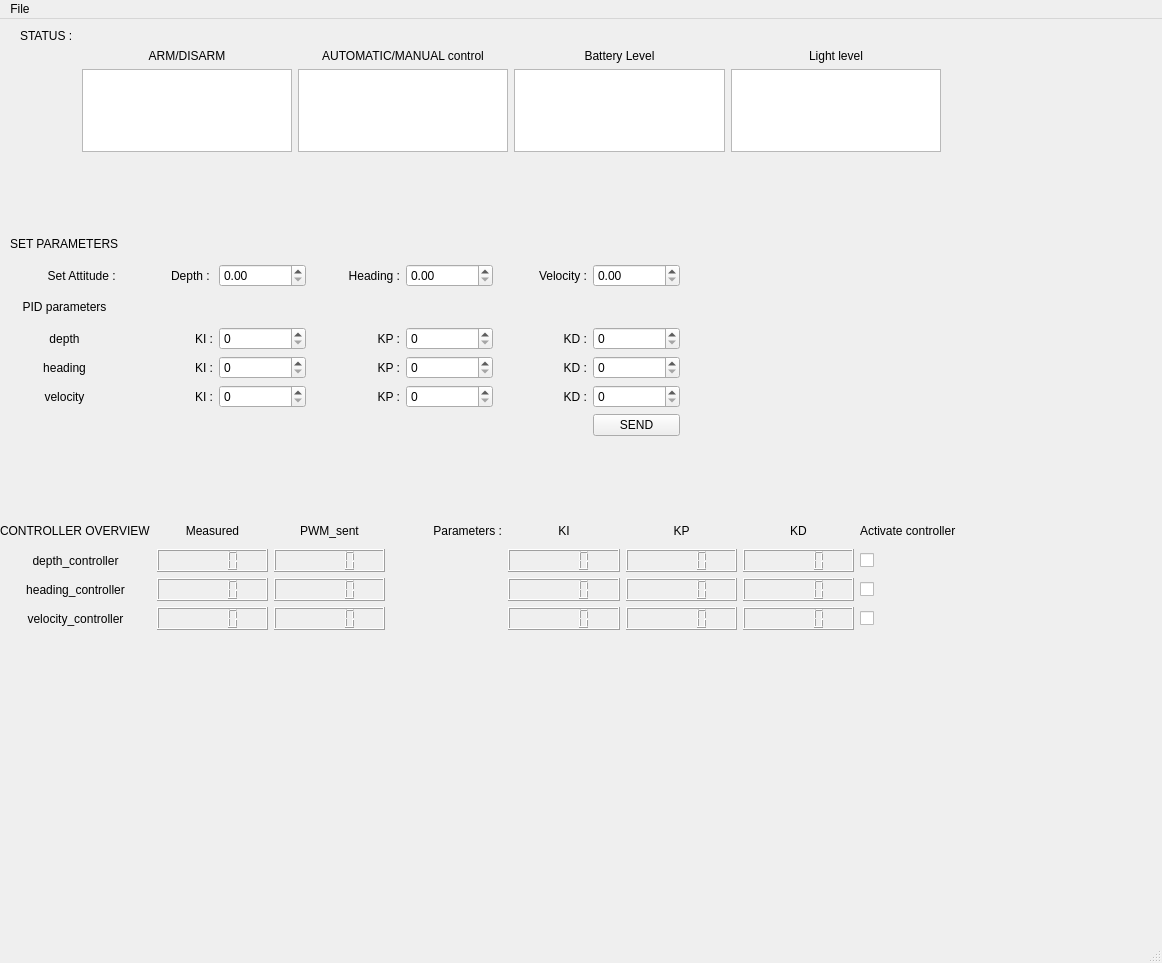
<?xml version="1.0" encoding="UTF-8"?>
<ui version="4.0">
 <class>mainWindow</class>
 <widget class="QMainWindow" name="mainWindow">
  <property name="geometry">
   <rect>
    <x>0</x>
    <y>0</y>
    <width>1162</width>
    <height>963</height>
   </rect>
  </property>
  <property name="windowTitle">
   <string>BlueRov2</string>
  </property>
  <widget class="QWidget" name="centralwidget">
   <widget class="QWidget" name="gridLayoutWidget">
    <property name="geometry">
     <rect>
      <x>10</x>
      <y>210</y>
      <width>670</width>
      <height>207</height>
     </rect>
    </property>
    <layout class="QGridLayout" name="gridLayout_set_parameters">
     <item row="1" column="7">
      <widget class="QDoubleSpinBox" name="doubleSpinBox_velocity"/>
     </item>
     <item row="2" column="0">
      <widget class="QLabel" name="label_7">
       <property name="text">
        <string>PID parameters</string>
       </property>
       <property name="alignment">
        <set>Qt::AlignCenter</set>
       </property>
      </widget>
     </item>
     <item row="5" column="3">
      <widget class="QLabel" name="label_22">
       <property name="text">
        <string>KP :</string>
       </property>
       <property name="alignment">
        <set>Qt::AlignRight|Qt::AlignTrailing|Qt::AlignVCenter</set>
       </property>
      </widget>
     </item>
     <item row="1" column="0">
      <widget class="QLabel" name="label_8">
       <property name="text">
        <string>Set Attitude : </string>
       </property>
       <property name="alignment">
        <set>Qt::AlignRight|Qt::AlignTrailing|Qt::AlignVCenter</set>
       </property>
      </widget>
     </item>
     <item row="5" column="6">
      <widget class="QLabel" name="label_23">
       <property name="text">
        <string>KD :</string>
       </property>
       <property name="alignment">
        <set>Qt::AlignRight|Qt::AlignTrailing|Qt::AlignVCenter</set>
       </property>
      </widget>
     </item>
     <item row="4" column="6">
      <widget class="QLabel" name="label_20">
       <property name="text">
        <string>KD :</string>
       </property>
       <property name="alignment">
        <set>Qt::AlignRight|Qt::AlignTrailing|Qt::AlignVCenter</set>
       </property>
      </widget>
     </item>
     <item row="3" column="0">
      <widget class="QLabel" name="label_9">
       <property name="text">
        <string>depth</string>
       </property>
       <property name="alignment">
        <set>Qt::AlignCenter</set>
       </property>
      </widget>
     </item>
     <item row="0" column="0">
      <widget class="QLabel" name="label_6">
       <property name="text">
        <string>SET PARAMETERS</string>
       </property>
      </widget>
     </item>
     <item row="1" column="1">
      <widget class="QLabel" name="label_10">
       <property name="text">
        <string>Depth : </string>
       </property>
       <property name="alignment">
        <set>Qt::AlignRight|Qt::AlignTrailing|Qt::AlignVCenter</set>
       </property>
      </widget>
     </item>
     <item row="1" column="4">
      <widget class="QDoubleSpinBox" name="doubleSpinBox_heading"/>
     </item>
     <item row="3" column="4">
      <widget class="QSpinBox" name="spinBox_KP_depth"/>
     </item>
     <item row="3" column="3">
      <widget class="QLabel" name="label_16">
       <property name="text">
        <string>KP :</string>
       </property>
       <property name="alignment">
        <set>Qt::AlignRight|Qt::AlignTrailing|Qt::AlignVCenter</set>
       </property>
      </widget>
     </item>
     <item row="4" column="4">
      <widget class="QSpinBox" name="spinBox_KP_heading"/>
     </item>
     <item row="3" column="1">
      <widget class="QLabel" name="label_15">
       <property name="text">
        <string>KI :</string>
       </property>
       <property name="alignment">
        <set>Qt::AlignRight|Qt::AlignTrailing|Qt::AlignVCenter</set>
       </property>
      </widget>
     </item>
     <item row="5" column="0">
      <widget class="QLabel" name="label_14">
       <property name="text">
        <string>velocity</string>
       </property>
       <property name="alignment">
        <set>Qt::AlignCenter</set>
       </property>
      </widget>
     </item>
     <item row="1" column="6">
      <widget class="QLabel" name="label_12">
       <property name="text">
        <string>Velocity :</string>
       </property>
       <property name="alignment">
        <set>Qt::AlignRight|Qt::AlignTrailing|Qt::AlignVCenter</set>
       </property>
      </widget>
     </item>
     <item row="5" column="1">
      <widget class="QLabel" name="label_21">
       <property name="text">
        <string>KI :</string>
       </property>
       <property name="alignment">
        <set>Qt::AlignRight|Qt::AlignTrailing|Qt::AlignVCenter</set>
       </property>
      </widget>
     </item>
     <item row="3" column="7">
      <widget class="QSpinBox" name="spinBox_KD_depth"/>
     </item>
     <item row="1" column="2">
      <widget class="QDoubleSpinBox" name="doubleSpinBox_depth"/>
     </item>
     <item row="1" column="3">
      <widget class="QLabel" name="label_11">
       <property name="text">
        <string>Heading :</string>
       </property>
       <property name="alignment">
        <set>Qt::AlignRight|Qt::AlignTrailing|Qt::AlignVCenter</set>
       </property>
      </widget>
     </item>
     <item row="4" column="7">
      <widget class="QSpinBox" name="spinBox_KD_heading"/>
     </item>
     <item row="4" column="3">
      <widget class="QLabel" name="label_19">
       <property name="text">
        <string>KP :</string>
       </property>
       <property name="alignment">
        <set>Qt::AlignRight|Qt::AlignTrailing|Qt::AlignVCenter</set>
       </property>
      </widget>
     </item>
     <item row="3" column="6">
      <widget class="QLabel" name="label_17">
       <property name="text">
        <string>KD :</string>
       </property>
       <property name="alignment">
        <set>Qt::AlignRight|Qt::AlignTrailing|Qt::AlignVCenter</set>
       </property>
      </widget>
     </item>
     <item row="4" column="0">
      <widget class="QLabel" name="label_13">
       <property name="text">
        <string>heading</string>
       </property>
       <property name="alignment">
        <set>Qt::AlignCenter</set>
       </property>
      </widget>
     </item>
     <item row="4" column="2">
      <widget class="QSpinBox" name="spinBox_KI_heading"/>
     </item>
     <item row="4" column="1">
      <widget class="QLabel" name="label_18">
       <property name="text">
        <string>KI :</string>
       </property>
       <property name="alignment">
        <set>Qt::AlignRight|Qt::AlignTrailing|Qt::AlignVCenter</set>
       </property>
      </widget>
     </item>
     <item row="5" column="2">
      <widget class="QSpinBox" name="spinBox_KI_velocity"/>
     </item>
     <item row="5" column="4">
      <widget class="QSpinBox" name="spinBox__KP_velocity"/>
     </item>
     <item row="5" column="7">
      <widget class="QSpinBox" name="spinBox_KD_velocity"/>
     </item>
     <item row="3" column="2">
      <widget class="QSpinBox" name="spinBox_KI_depth"/>
     </item>
     <item row="6" column="7">
      <widget class="QPushButton" name="pushButton_send_parameters">
       <property name="text">
        <string>SEND</string>
       </property>
      </widget>
     </item>
    </layout>
   </widget>
   <widget class="QWidget" name="gridLayoutWidget_2">
    <property name="geometry">
     <rect>
      <x>0</x>
      <y>500</y>
      <width>971</width>
      <height>111</height>
     </rect>
    </property>
    <layout class="QGridLayout" name="gridLayout_controller_overview">
     <property name="sizeConstraint">
      <enum>QLayout::SetMinimumSize</enum>
     </property>
     <item row="2" column="2">
      <widget class="QLCDNumber" name="depth_controller_pwm_display_2"/>
     </item>
     <item row="2" column="8">
      <widget class="QCheckBox" name="checkBox_activate_depth_controller">
       <property name="text">
        <string/>
       </property>
      </widget>
     </item>
     <item row="4" column="8">
      <widget class="QCheckBox" name="checkBox_activate_velocity_controller">
       <property name="text">
        <string/>
       </property>
      </widget>
     </item>
     <item row="0" column="1">
      <widget class="QLabel" name="label_24">
       <property name="text">
        <string>Measured</string>
       </property>
       <property name="alignment">
        <set>Qt::AlignCenter</set>
       </property>
      </widget>
     </item>
     <item row="3" column="0">
      <widget class="QLabel" name="label_4">
       <property name="text">
        <string>heading_controller</string>
       </property>
       <property name="alignment">
        <set>Qt::AlignCenter</set>
       </property>
      </widget>
     </item>
     <item row="0" column="2">
      <widget class="QLabel" name="label_25">
       <property name="text">
        <string>PWM_sent</string>
       </property>
       <property name="alignment">
        <set>Qt::AlignCenter</set>
       </property>
      </widget>
     </item>
     <item row="0" column="7">
      <widget class="QLabel" name="label_29">
       <property name="text">
        <string>KD</string>
       </property>
       <property name="alignment">
        <set>Qt::AlignCenter</set>
       </property>
      </widget>
     </item>
     <item row="4" column="0">
      <widget class="QLabel" name="label_5">
       <property name="text">
        <string>velocity_controller</string>
       </property>
       <property name="alignment">
        <set>Qt::AlignCenter</set>
       </property>
      </widget>
     </item>
     <item row="0" column="5">
      <widget class="QLabel" name="label_27">
       <property name="text">
        <string>KI</string>
       </property>
       <property name="alignment">
        <set>Qt::AlignCenter</set>
       </property>
      </widget>
     </item>
     <item row="0" column="6">
      <widget class="QLabel" name="label_28">
       <property name="text">
        <string>KP</string>
       </property>
       <property name="alignment">
        <set>Qt::AlignCenter</set>
       </property>
      </widget>
     </item>
     <item row="0" column="0">
      <widget class="QLabel" name="label_2">
       <property name="text">
        <string>CONTROLLER OVERVIEW</string>
       </property>
      </widget>
     </item>
     <item row="2" column="0">
      <widget class="QLabel" name="label_3">
       <property name="text">
        <string>depth_controller</string>
       </property>
       <property name="alignment">
        <set>Qt::AlignCenter</set>
       </property>
      </widget>
     </item>
     <item row="0" column="8">
      <widget class="QLabel" name="label_30">
       <property name="text">
        <string>Activate controller</string>
       </property>
      </widget>
     </item>
     <item row="3" column="8">
      <widget class="QCheckBox" name="checkBox_activate_heading_controller">
       <property name="text">
        <string/>
       </property>
      </widget>
     </item>
     <item row="2" column="1">
      <widget class="QLCDNumber" name="depth_measured_display"/>
     </item>
     <item row="2" column="5">
      <widget class="QLCDNumber" name="depth_controller_KI_display"/>
     </item>
     <item row="2" column="6">
      <widget class="QLCDNumber" name="depth_controller_KP_display"/>
     </item>
     <item row="2" column="7">
      <widget class="QLCDNumber" name="depth_controller_KI_display_2"/>
     </item>
     <item row="3" column="1">
      <widget class="QLCDNumber" name="heading_measured_display"/>
     </item>
     <item row="3" column="2">
      <widget class="QLCDNumber" name="heading_controller_pwm_display"/>
     </item>
     <item row="3" column="5">
      <widget class="QLCDNumber" name="heading_controller_KI_display"/>
     </item>
     <item row="3" column="6">
      <widget class="QLCDNumber" name="heading_controller_KP_display"/>
     </item>
     <item row="3" column="7">
      <widget class="QLCDNumber" name="heading_controller_KD_display"/>
     </item>
     <item row="4" column="1">
      <widget class="QLCDNumber" name="velocity_measured_display"/>
     </item>
     <item row="4" column="2">
      <widget class="QLCDNumber" name="velocity_controller_pwm_display"/>
     </item>
     <item row="4" column="5">
      <widget class="QLCDNumber" name="velocity_controller_KI_display"/>
     </item>
     <item row="4" column="6">
      <widget class="QLCDNumber" name="velocity_controller_KP_display"/>
     </item>
     <item row="4" column="7">
      <widget class="QLCDNumber" name="velocity_controller_KD_display"/>
     </item>
     <item row="0" column="3">
      <widget class="QLabel" name="label_26">
       <property name="text">
        <string>Parameters :</string>
       </property>
       <property name="alignment">
        <set>Qt::AlignRight|Qt::AlignTrailing|Qt::AlignVCenter</set>
       </property>
      </widget>
     </item>
    </layout>
   </widget>
   <widget class="QWidget" name="gridLayoutWidget_3">
    <property name="geometry">
     <rect>
      <x>20</x>
      <y>10</y>
      <width>921</width>
      <height>123</height>
     </rect>
    </property>
    <layout class="QGridLayout" name="gridLayout_status">
     <item row="1" column="1">
      <widget class="QLabel" name="label_32">
       <property name="text">
        <string>ARM/DISARM</string>
       </property>
       <property name="alignment">
        <set>Qt::AlignCenter</set>
       </property>
      </widget>
     </item>
     <item row="1" column="2">
      <widget class="QLabel" name="label_33">
       <property name="text">
        <string>AUTOMATIC/MANUAL control</string>
       </property>
       <property name="alignment">
        <set>Qt::AlignCenter</set>
       </property>
      </widget>
     </item>
     <item row="0" column="0">
      <widget class="QLabel" name="label">
       <property name="text">
        <string>STATUS : </string>
       </property>
      </widget>
     </item>
     <item row="1" column="3">
      <widget class="QLabel" name="label_34">
       <property name="text">
        <string>Battery Level</string>
       </property>
       <property name="alignment">
        <set>Qt::AlignCenter</set>
       </property>
      </widget>
     </item>
     <item row="2" column="1">
      <widget class="QTextBrowser" name="arm_disarm_display"/>
     </item>
     <item row="2" column="2">
      <widget class="QTextBrowser" name="automatic_manual_ctrl_display"/>
     </item>
     <item row="1" column="0">
      <widget class="QLabel" name="label_31">
       <property name="text">
        <string/>
       </property>
      </widget>
     </item>
     <item row="2" column="3">
      <widget class="QTextBrowser" name="battery_level_display"/>
     </item>
     <item row="1" column="4">
      <widget class="QLabel" name="label_35">
       <property name="text">
        <string>Light level</string>
       </property>
       <property name="alignment">
        <set>Qt::AlignCenter</set>
       </property>
      </widget>
     </item>
     <item row="2" column="4">
      <widget class="QTextBrowser" name="light_level_display"/>
     </item>
    </layout>
   </widget>
  </widget>
  <widget class="QMenuBar" name="menubar">
   <property name="geometry">
    <rect>
     <x>0</x>
     <y>0</y>
     <width>1162</width>
     <height>25</height>
    </rect>
   </property>
   <widget class="QMenu" name="menuFile">
    <property name="title">
     <string>File</string>
    </property>
   </widget>
   <addaction name="menuFile"/>
  </widget>
  <widget class="QStatusBar" name="statusbar"/>
 </widget>
 <resources/>
 <connections/>
</ui>
